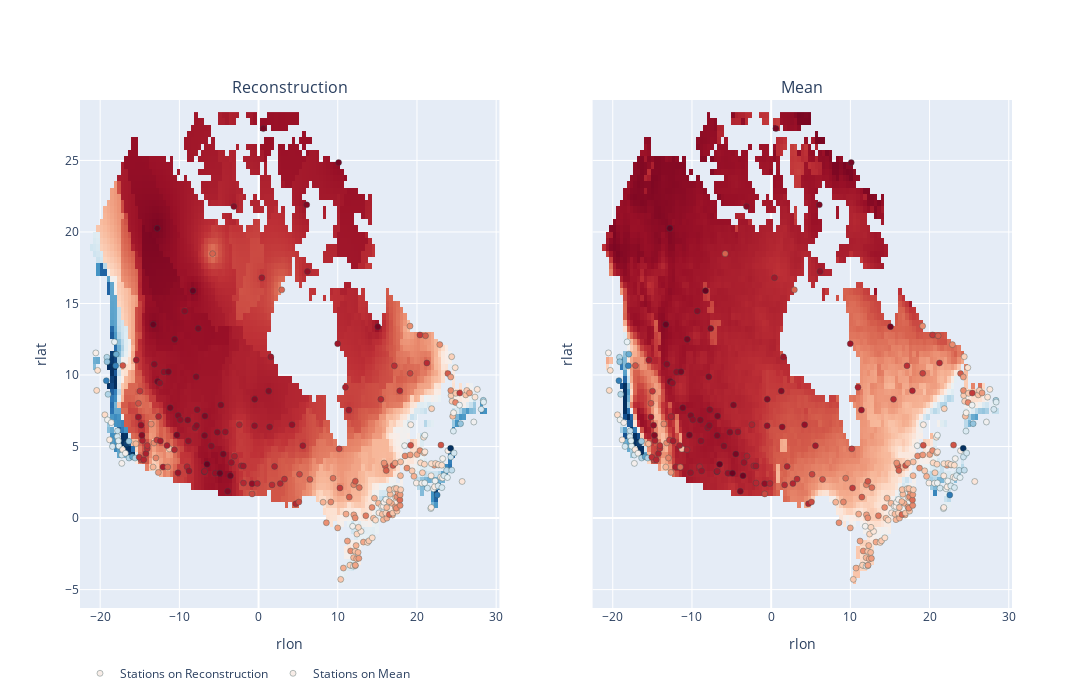

Write notebook code for a chart like this one.
### Code cell
import plotly.graph_objects as go
from plotly.subplots import make_subplots

from plotly import colors as clr

fig = make_subplots(rows=1, cols=2, subplot_titles=("Reconstruction", "Mean"), 
                    shared_xaxes=True, 
                    shared_yaxes=True)

fig.add_trace(
            go.Heatmap(
                z=final,
                x=ds.rlon.values,
                y=ds.rlat.values,
                hoverongaps = False,
                colorscale=magma,
                zmin=0,
                zmax=0.8,
                zsmooth=False,
                showscale=False,
                colorbar=dict(tick0=0, dtick=1/16.),
                hovertemplate =
                "<b>Reconstructed Value: %{z} </b><br>" +
                "rlon: %{x}<br>" +
                "rlat: %{y}<br>" ,
                name="Reconstruction",                
            ),
)

fig.add_trace(
            go.Heatmap(
                z=ens_mean_with_nan,
                x=ds.rlon.values,
                y=ds.rlat.values,
                hoverongaps = False,
                colorscale=magma,
                zmin=0,
                zmax=0.8,
                zsmooth=False,
                colorbar=dict(tick0=0, dtick=1/16.),
                showscale=False,
                hovertemplate =
                "<b>Mean: %{z} </b><br>" +
                "rlon: %{x}<br>" +
                "rlat: %{y}<br>" ,
                name="Mean",
            ),
        row=1, col=2
)

fig.add_trace(
    go.Scatter(
        x=ndf.rlon.values, 
        y=ndf.rlat.values,
        mode='markers',
        marker=dict(
            color=ndf['RL50 (kPa)'], 
            colorscale=magma,
            line=dict(width=0.35,
            color='DarkSlateGrey')
        ),
        text = ndf['RL50 (kPa)'].values,
        hoverinfo = 'text',
        hovertemplate =
                "<b>Station Value: %{text} </b><br>" +
                "rlon: %{x}<br>" +
                "rlat: %{y}<br>",
    name="Stations on Reconstruction"
    ),
    row=1,col=1
)

fig.add_trace(
    go.Scatter(
        x=ndf.rlon.values, 
        y=ndf.rlat.values,
        mode='markers',
        marker=dict(
            color=ndf['RL50 (kPa)'], 
            colorscale=magma,
            line=dict(width=0.35,
            color='DarkSlateGrey')
        ),
        text = ndf['RL50 (kPa)'].values,
        hoverinfo = 'text',
        hovertemplate =
                "<b>Station Value: %{text} </b><br>" +
                "rlon: %{x}<br>" +
                "rlat: %{y}<br>",
    name="Stations on Mean"
    ),
    row=1,col=2
)
#     legend=)

fig.update_yaxes(title="rlat", range=[ndf.rlat.values.min()-2, ndf.rlat.values.max()+2], row=1, col=1, mirror=True)
fig.update_xaxes(title="rlon", range=[ndf.rlon.values.min()-2, ndf.rlon.values.max()+2], row=1, col=1, mirror=True)
fig.update_yaxes(title="rlat", range=[ndf.rlat.values.min()-2, ndf.rlat.values.max()+2], row=1, col=2, mirror=True)
fig.update_xaxes(title="rlon", range=[ndf.rlon.values.min()-2, ndf.rlon.values.max()+2], row=1, col=2, mirror=True)
# fig.add_trace(
#     go.Scatter(
#         x=Y.flatten()**2, 
#         y=model.predict(X)**2,
#         mode='markers',
#         marker=dict(
#             color='blue',
#             symbol='x',
#             line=dict(width=0.35,
#             color='DarkSlateGrey')
#         ),
#         text = model.predict(X)**2,
#         hoverinfo = 'text',
#         hovertemplate =
#                 "Station Value: %{x}<br>" +
#                 "Reconstructed Value: %{y}<br>",
#     ),
#     row=1, col=2
# )

# fig.update_yaxes(title="Reconstruction", row=1, col=2)
# fig.update_xaxes(title="Stations", row=1, col=2)


# # Add dropdown
# fig.update_layout(
#     updatemenus=[
#         go.layout.Updatemenu(
#             type = "buttons",
#             direction = "left",
#             buttons=list([
#                 dict(
#                     args=["type", "scatter", "heatmap"],
#                     label="With Stations",
#                     method="restyle",
#                 ),
#                 dict(
#                     args=["type", "heatmap"],
#                     label="No Stations",
#                     method="restyle",
#                 ),
                
#             ]),
#             pad={"r": 10, "t": 10},
#             showactive=True,
# #             x=0.11,
#             xanchor="left",
# #             y=1.1,
#             yanchor="top"
#         ),
#     ]
# )

# # Add annotation
# fig.update_layout(
#     annotations=[
#         go.layout.Annotation(text="Trace type:", showarrow=False,
#                              x=0, y=1.08, yref="paper", align="left")
#     ]
# )


fig.update_layout(
    width=1200, 
    height=700,
    showlegend=True,
    legend_orientation="h",
)
plotly.offline.plot(fig, filename='name.html')
fig.show()

### Figure 1 — Plotly figure (JSON) as saved in the notebook; plotly's stock layout.template omitted (floating-point values rounded to 4 significant figures; data arrays with more than 128 entries replaced by an {"elided": "..."} marker saying what was removed)
{"data": [{"colorbar": {"dtick": 0.0625, "tick0": 0}, "colorscale": [[0, "rgb(103, 0, 31)"], [0.06667, "rgb(153, 16, 39)"], [0.1333, "rgb(190, 48, 54)"], [0.2, "rgb(214, 96, 77)"], [0.2667, "rgb(234, 141, 112)"], [0.3333, "rgb(247, 182, 152)"], [0.4, "rgb(253, 219, 199)"], [0.4667, "rgb(249, 237, 231)"], [0.5333, "rgb(234, 241, 244)"], [0.6, "rgb(209, 229, 240)"], [0.6667, "rgb(167, 207, 228)"], [0.7333, "rgb(119, 180, 213)"], [0.8, "rgb(67, 147, 195)"], [0.8667, "rgb(44, 117, 179)"], [0.9333, "rgb(23, 84, 147)"], [1, "rgb(5, 48, 97)"]], "hoverongaps": false, "hovertemplate": "<b>Reconstructed Value: %{z} </b><br>rlon: %{x}<br>rlat: %{y}<br>", "name": "Reconstruction", "showscale": false, "type": "heatmap", "x": {"elided": "155 float values"}, "y": {"elided": "130 float values"}, "z": {"elided": "130x155 float values"}, "zmax": 0.8, "zmin": 0, "zsmooth": false}, {"colorbar": {"dtick": 0.0625, "tick0": 0}, "colorscale": [[0, "rgb(103, 0, 31)"], [0.06667, "rgb(153, 16, 39)"], [0.1333, "rgb(190, 48, 54)"], [0.2, "rgb(214, 96, 77)"], [0.2667, "rgb(234, 141, 112)"], [0.3333, "rgb(247, 182, 152)"], [0.4, "rgb(253, 219, 199)"], [0.4667, "rgb(249, 237, 231)"], [0.5333, "rgb(234, 241, 244)"], [0.6, "rgb(209, 229, 240)"], [0.6667, "rgb(167, 207, 228)"], [0.7333, "rgb(119, 180, 213)"], [0.8, "rgb(67, 147, 195)"], [0.8667, "rgb(44, 117, 179)"], [0.9333, "rgb(23, 84, 147)"], [1, "rgb(5, 48, 97)"]], "hoverongaps": false, "hovertemplate": "<b>Mean: %{z} </b><br>rlon: %{x}<br>rlat: %{y}<br>", "name": "Mean", "showscale": false, "type": "heatmap", "x": {"elided": "155 float values"}, "xaxis": "x2", "y": {"elided": "130 float values"}, "yaxis": "y2", "z": {"elided": "130x155 float values"}, "zmax": 0.8, "zmin": 0, "zsmooth": false}, {"hoverinfo": "text", "hovertemplate": "<b>Station Value: %{text} </b><br>rlon: %{x}<br>rlat: %{y}<br>", "marker": {"color": {"elided": "292 float values"}, "colorscale": [[0, "rgb(103, 0, 31)"], [0.06667, "rgb(153, 16, 39)"], [0.1333, "rgb(190, 48, 54)"], [0.2, "rgb(214, 96, 77)"], [0.2667, "rgb(234, 141, 112)"], [0.3333, "rgb(247, 182, 152)"], [0.4, "rgb(253, 219, 199)"], [0.4667, "rgb(249, 237, 231)"], [0.5333, "rgb(234, 241, 244)"], [0.6, "rgb(209, 229, 240)"], [0.6667, "rgb(167, 207, 228)"], [0.7333, "rgb(119, 180, 213)"], [0.8, "rgb(67, 147, 195)"], [0.8667, "rgb(44, 117, 179)"], [0.9333, "rgb(23, 84, 147)"], [1, "rgb(5, 48, 97)"]], "line": {"color": "DarkSlateGrey", "width": 0.35}}, "mode": "markers", "name": "Stations on Reconstruction", "text": {"elided": "292 float values"}, "type": "scatter", "x": {"elided": "292 float values"}, "xaxis": "x", "y": {"elided": "292 float values"}, "yaxis": "y"}, {"hoverinfo": "text", "hovertemplate": "<b>Station Value: %{text} </b><br>rlon: %{x}<br>rlat: %{y}<br>", "marker": {"color": {"elided": "292 float values"}, "colorscale": [[0, "rgb(103, 0, 31)"], [0.06667, "rgb(153, 16, 39)"], [0.1333, "rgb(190, 48, 54)"], [0.2, "rgb(214, 96, 77)"], [0.2667, "rgb(234, 141, 112)"], [0.3333, "rgb(247, 182, 152)"], [0.4, "rgb(253, 219, 199)"], [0.4667, "rgb(249, 237, 231)"], [0.5333, "rgb(234, 241, 244)"], [0.6, "rgb(209, 229, 240)"], [0.6667, "rgb(167, 207, 228)"], [0.7333, "rgb(119, 180, 213)"], [0.8, "rgb(67, 147, 195)"], [0.8667, "rgb(44, 117, 179)"], [0.9333, "rgb(23, 84, 147)"], [1, "rgb(5, 48, 97)"]], "line": {"color": "DarkSlateGrey", "width": 0.35}}, "mode": "markers", "name": "Stations on Mean", "text": {"elided": "292 float values"}, "type": "scatter", "x": {"elided": "292 float values"}, "xaxis": "x2", "y": {"elided": "292 float values"}, "yaxis": "y2"}], "layout": {"annotations": [{"font": {"size": 16}, "showarrow": false, "text": "Reconstruction", "x": 0.225, "xanchor": "center", "xref": "paper", "y": 1, "yanchor": "bottom", "yref": "paper"}, {"font": {"size": 16}, "showarrow": false, "text": "Mean", "x": 0.775, "xanchor": "center", "xref": "paper", "y": 1, "yanchor": "bottom", "yref": "paper"}], "height": 700, "legend": {"orientation": "h"}, "showlegend": true, "width": 1200, "xaxis": {"anchor": "y", "domain": [0, 0.45], "mirror": true, "range": [-22.55, 30.41], "title": {"text": "rlon"}, "type": "linear"}, "xaxis2": {"anchor": "y2", "domain": [0.55, 1], "mirror": true, "range": [-22.55, 30.41], "title": {"text": "rlon"}, "type": "linear"}, "yaxis": {"anchor": "x", "domain": [0, 1], "mirror": true, "range": [-6.287, 29.22], "title": {"text": "rlat"}, "type": "linear"}, "yaxis2": {"anchor": "x2", "domain": [0, 1], "matches": "y", "mirror": true, "range": [-6.287, 29.22], "showticklabels": false, "title": {"text": "rlat"}, "type": "linear"}}}
